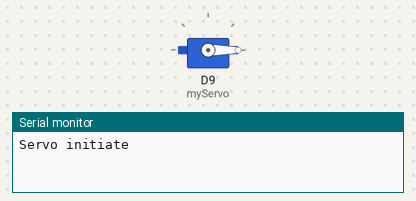
The program below on a simulated Arduino Uno R4 WiFi. Parts: servo, the last lines printed to the serial monitor.

Above: at 0.1 s.
At 8.1 s:
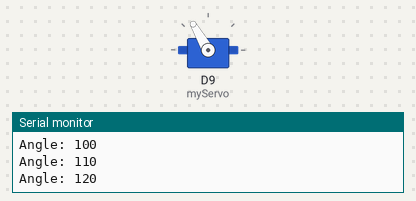
At 16.1 s:
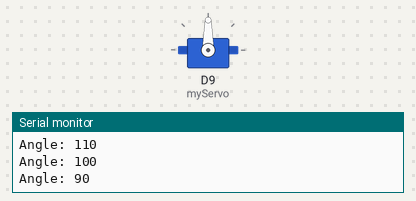
At 32.1 s:
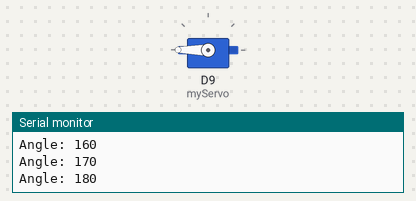
Timing chart, 0 to 40.0 s (numbered marks = the images above):
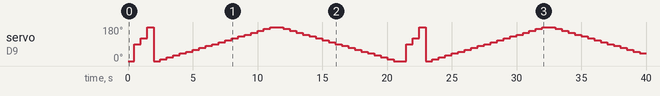

Measured:
- by itself, servo on D9 (myServo): 0° → 90° at 0.50 s, → 120° 0.50 s later, → 180° 0.50 s later, → 0° 0.50 s later, … (76 changes in this stretch)

The program:

main.cpp
```cpp
#include <Arduino.h>
#include <Servo.h>
Servo myServo;
void setup() {
// write your initialization code here
    Serial.begin(9600);
    myServo.attach( 9);
    Serial.println("Servo initiate");
}

void loop() {
    myServo.write(0);
    delay(500);
    myServo.write(90);
    delay(500);
    myServo.write(120);
    delay(500);
    myServo.write(180);
    delay(500);
    for (int angle = 0;angle<=180;angle+=10){
        myServo.write(angle);
        Serial.print("Angle: ");
        Serial.println(angle);
        delay(500);
}
    // rotates back from 180 to 0
    for (int angle = 180;angle>=0;angle-=10) {
        myServo.write(angle);
        Serial.print("Angle: ");
        Serial.println(angle);
        delay(500);
    }
}
```
